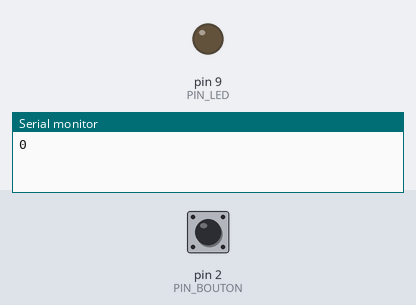
The sketch below on a simulated Arduino Uno, built with avr-gcc and run on an emulated ATmega328P. On the bench: output pins drawn as LEDs (lit = HIGH), the last lines printed to the serial monitor. The test bench sets the inputs (shaded band); at power-on: pin 2 (PIN_BOUTON) HIGH.

Above: at 1.2 s.
1.3 s: pin 2 (PIN_BOUTON) pulled LOW for 0.15 s
At 2.2 s:
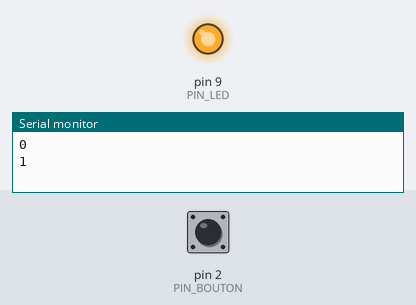
2.9 s: pin 2 (PIN_BOUTON) pulled LOW for 1 s
At 3.5 s:
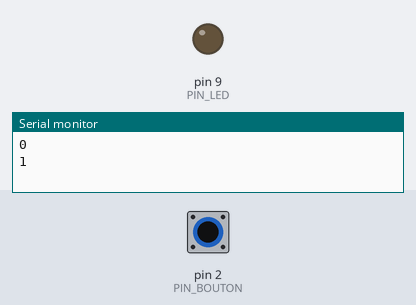
5.4 s: pin 2 (PIN_BOUTON) pulled LOW for 3.2 s
At 6.6 s:
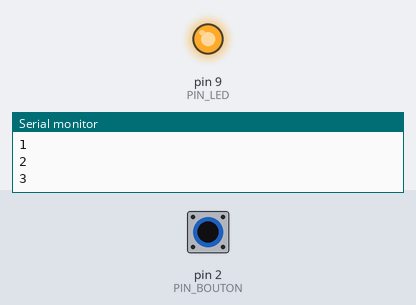
Timing chart, 0 to 8.4 s (numbered marks = the images above; inputs shaded):
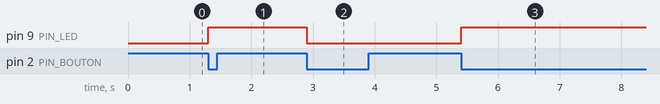

The sketch:

compteur_interruption_brute.ino
```cpp
const byte PIN_BOUTON = 2;
const byte PIN_LED = 9;

volatile int compteur = 0;

void appui() {
  compteur++;
  digitalWrite(PIN_LED, compteur % 2);
}

void setup() {
  pinMode(PIN_BOUTON, INPUT_PULLUP);
  pinMode(PIN_LED, OUTPUT);
  Serial.begin(9600);
  attachInterrupt(digitalPinToInterrupt(PIN_BOUTON), appui, FALLING);
}

void loop() {
  Serial.println(compteur);
  delay(2000);
}
```

Measured:
- after the input at 1.3 s, pin 9 (PIN_LED): LOW → HIGH at once
- after the input at 2.9 s, pin 9 (PIN_LED): HIGH → LOW at once
- after the input at 5.4 s, pin 9 (PIN_LED): LOW → HIGH at once
